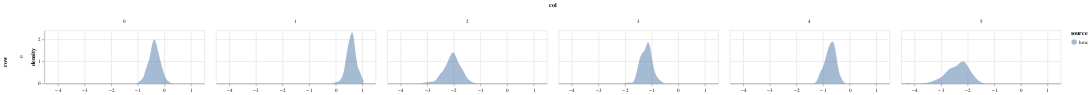

Notebook code for this chart:
### Code cell
param = 'alpha'
df = get_post_df(ps[param]) 
df['source'] = 'hmc'
plot_density(df, height=100)

### Figure 1 — Vega-Lite specification as saved in the notebook (floating-point values rounded to 4 significant figures; data arrays with more than 128 entries replaced by an {"elided": "..."} marker saying what was removed)
{"config": {"view": {"continuousWidth": 400, "continuousHeight": 300}}, "data": {"name": "data-8685c62647f316e86f75fbd5cbfbae06"}, "mark": {"type": "area", "opacity": 0.5}, "encoding": {"color": {"type": "nominal", "field": "source"}, "column": {"type": "quantitative", "field": "col"}, "row": {"type": "quantitative", "field": "row"}, "x": {"type": "quantitative", "field": "value", "title": null}, "y": {"type": "quantitative", "field": "density"}}, "height": 100, "resolve": {"scale": {"x": "independent"}}, "transform": [{"fold": ["value"]}, {"density": "value", "groupby": ["cn", "row", "col", "source"]}], "width": 300, "$schema": "https://vega.github.io/schema/vega-lite/v4.8.1.json", "datasets": {"data-8685c62647f316e86f75fbd5cbfbae06": {"elided": "600 records"}}}
